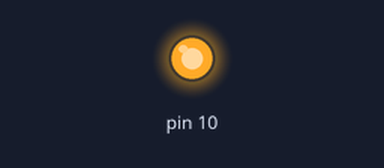
This program was run on a simulated Arduino Uno, built with avr-gcc and run on an emulated ATmega328P. Shown: output pins drawn as LEDs (lit = HIGH). What the program prints to the serial monitor is not drawn.

Above: at 1.0 s.
Timing chart, 0 to 3.0 s (numbered marks = the images above):
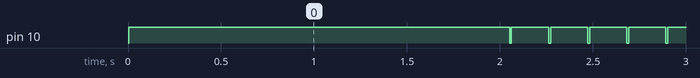

The program:

main.cpp
```cpp
/*
  * Sender code
*/

#include <Arduino.h>
#include<SPI.h>

void spi_setup(void);
int SPI_send_string(String str);
int spi_send_int(int n);

volatile short int ACK = 0;

void setup() {
  // put your setup code here, to run once:
  spi_setup();
  Serial.begin(9600);

}

void loop() {
  // put your main code here, to run repeatedly:
  for(int i =0 ; i<256 ; i++)
  {
    spi_send_int(i);
    delay(200);
  }
}
void spi_setup(void)
{
  digitalWrite(SS, HIGH); //Disable chip select
  SPI.begin();
  SPI.setClockDivider(SPI_CLOCK_DIV8);  // clk rate /= 8 (16/8 = 2Mhz)
}

int SPI_send_string(String str) {
  digitalWrite(SS, LOW);  // enable Slave Select
  for (unsigned int i = 0; i < str.length(); i++) {
    SPI.transfer(str[i]);
    Serial.println(str[i]);
    delay(5);
  }
  digitalWrite(SS, HIGH);  // disable Slave Select
  return 0;
}

int spi_send_int(int n)
{
  String str = String(n);
  return SPI_send_string(str);
}
```
